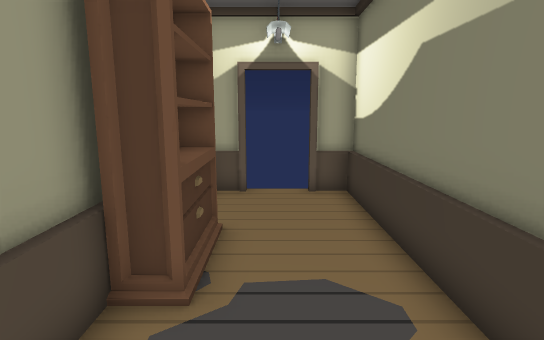
view 1 (above)

13 first-person views from a walk through a scene from a Unity 3-D project. The camera is 1.3 m above the floor, tilts 10° down and sees 80° across. The floor is counted in squares, 0.53 m on a side. Each view is taken from the middle of a square. On the plan, view 1 faces up. The plan holds only what a view shows up to about 20 squares ahead; the rest is blank. The place goes on beyond the plan. The player character is not drawn.

view 2
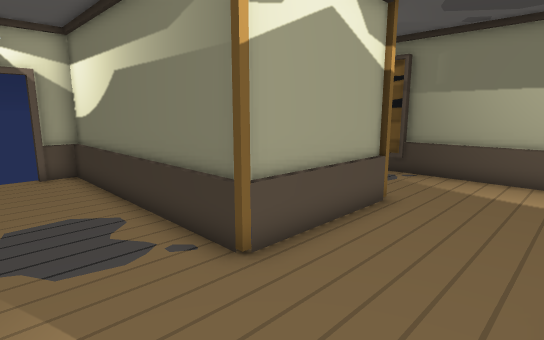

view 3
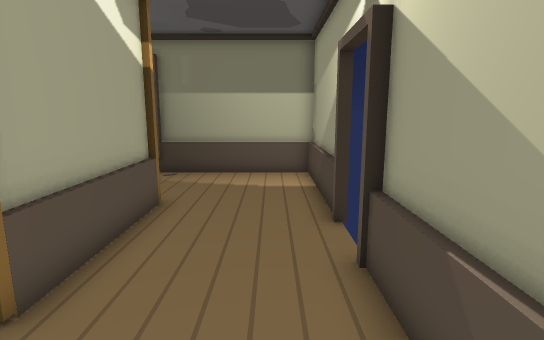

view 4
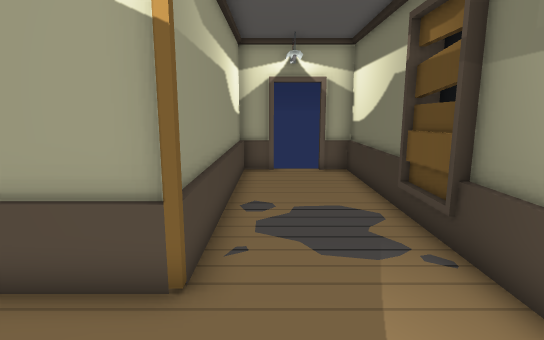

view 5
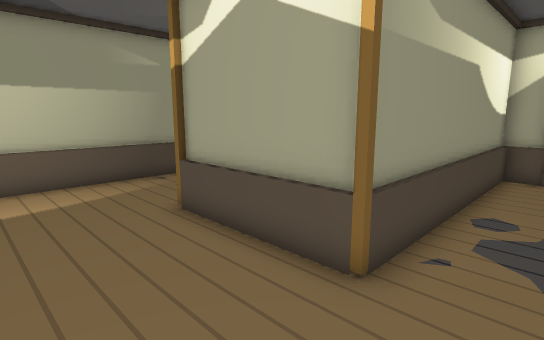

view 6
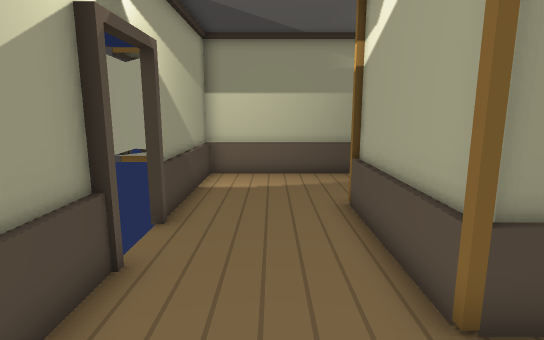

view 7
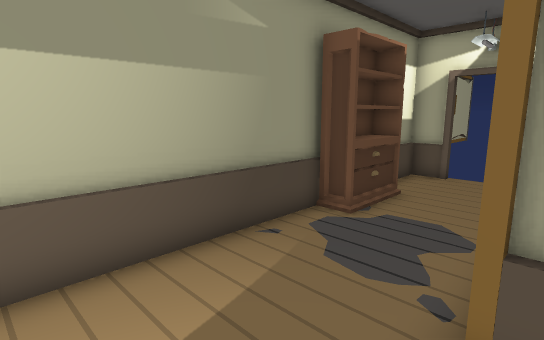

view 8
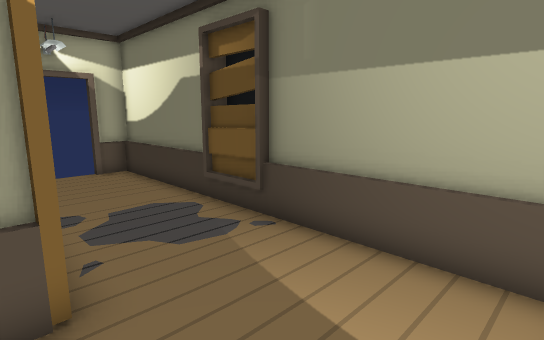

view 9
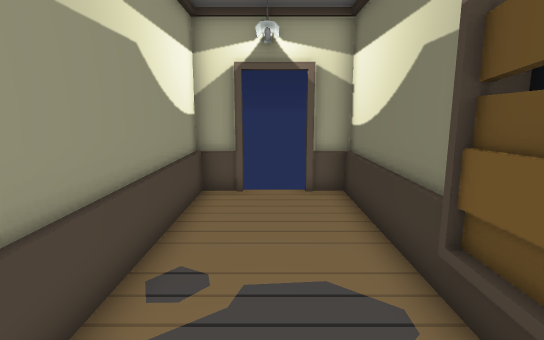

view 10
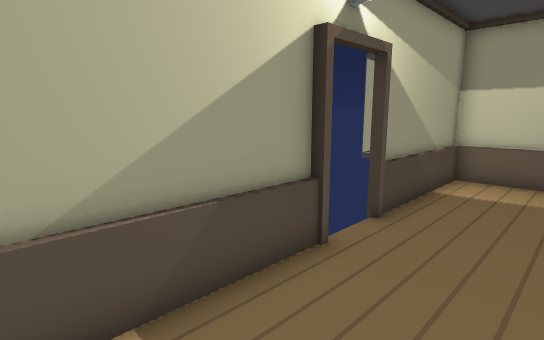

view 11
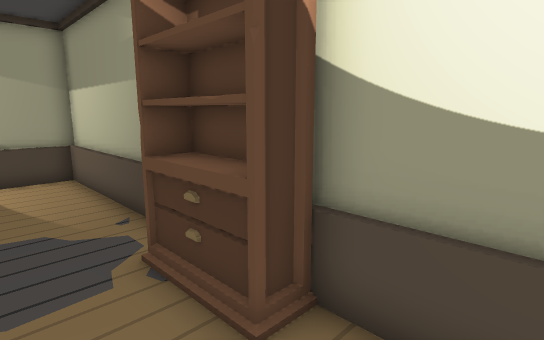

view 12
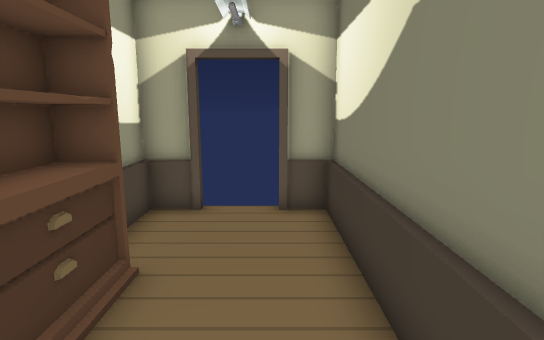

view 13
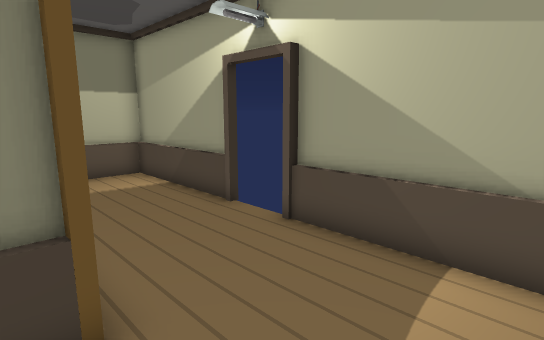

### Floor plan
Points are (right, up) in squares from view 1. A wall is a line through its corners. A room is listed if a view was taken in it or the views show most of it. See-through windows are left out.
Room 1 (views 1, 2, 3, 4, 5, 6, 7, 8, 9, 10, 11, 12, 13)
walls: (2.6, 0.1) (2.6, 10.1); (6, -4.5) (12.3, -4.5) (12.3, 10.1) (11.1, 10.1) (11.1, 10.4); (6.2, -4.7) (12.3, -4.7); (-2.1, -4.5) (4.1, -4.5); (-2.1, -4.7) (3.9, -4.7); (12.5, 1.8) (12.5, 3.9); (12.5, -4.5) (12.5, 1.6); (-2.3, 4.4) (-2.3, -4.5); (12.5, 4.4) (12.5, 10.1); (7.6, 10.1) (7.6, 0.3) (2.6, 0.3); (9.1, 10.1) (7.8, 10.1) (7.8, 0.1) (2.4, 0.1) (2.4, 10.1) (1.1, 10.1); (8.9, 10.3) (7.8, 10.3); (-2.3, 8.9) (-2.3, 6.5); (-0.8, 10.1) (-2.1, 10.1); (-1, 10.3) (-2.1, 10.3); (-2.3, 10.1) (-2.3, 9); (12.3, 10.3) (11.2, 10.3)
low walls: (-2.1, 4) (-2.1, -4.5); (-2.1, 10.1) (-2.1, 6.5)
ways out: gap at (9, 10); gap at (11, 10)
objects: shelf (-2, 4) to (-1, 7)

Positions as (right, up) in squares from view 1, and headings:
1: (0, 0), facing up
2: (-1, -4), facing up-right
3: (-1, -3), facing right
4: (9, -4), facing up
5: (10, -4), facing up-left
6: (11, -2), facing left
7: (3, -3), facing up-left
8: (7, -4), facing up-right
9: (10, 0), facing up
10: (11, -1), facing down-left
11: (1, 9), facing down-left
12: (1, 2), facing up
13: (-1, 1), facing down-right
